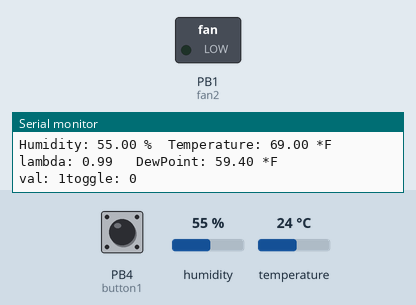
The sketch below on a simulated ATtiny85, built with avr-gcc and run on an emulated ATtiny85. On the bench: switched loads named in the sketch (green lamp = pin HIGH), the last lines printed to the serial monitor. Dashed ring = blinking. The inputs (shaded band) are chosen by the test bench; at power-on: PB4 (button1) HIGH, humidity 55 %, temperature 24 °C. Pins used as bus, display or sensor lines are not drawn.

Above: at 1.2 s.
1.3 s: PB4 (button1) pulled LOW for 1 s
At 2.16 s:
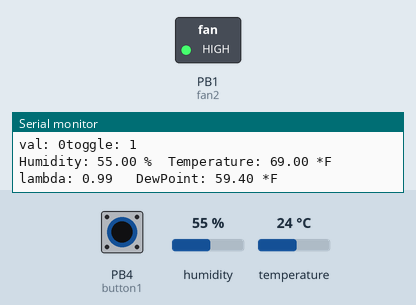
3.8 s: humidity set to 72 %
5.3 s: humidity set to 75 %
At 6.7 s:
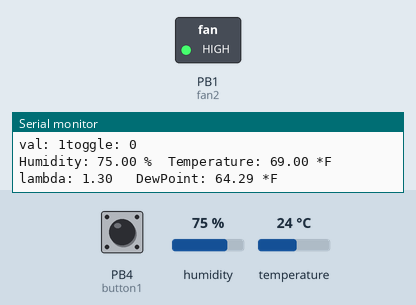
Timing chart, 0 to 8.3 s (numbered marks = the images above; inputs shaded):
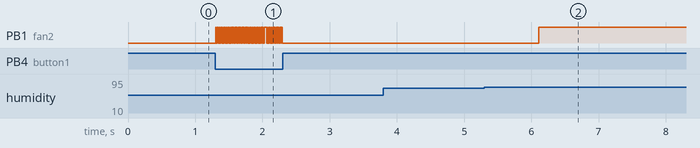

Measured:
- the behaviour switches between 73 and 74 % on humidity (found by bisection; images 1 and 2)
- after the input at 1.3 s, PB1 (fan2): alternates HIGH for 0.01 s and LOW for 0.01 s, 76 changes in all, then stays LOW, starting at once
- after the input at 5.3 s, PB1 (fan2): LOW → HIGH after 0.81 s

The sketch:

DHT_ATtiny85.ino
```cpp
// Example testing sketch for various DHT humidity/temperature sensors
// Written by ladyada, public domain

#include "DHT.h"
int button1 = 4;
// pin 3 is open
int fan1 = 2;
int fan2 = 1;
int toggle = 0;
int val = 0;

#define DHTPIN 2     // what pin we're connected to

// Uncomment whatever type you're using!
#define DHTTYPE DHT11   // DHT 11
//#define DHTTYPE DHT22   // DHT 22  (AM2302)
//#define DHTTYPE DHT21   // DHT 21 (AM2301)

// Connect pin 1 (on the left) of the sensor to +5V
// Connect pin 2 of the sensor to whatever your DHTPIN is
// Connect pin 4 (on the right) of the sensor to GROUND
// Connect a 10K resistor from pin 2 (data) to pin 1 (power) of the sensor

DHT dht(DHTPIN, DHTTYPE);

void setup() {
  Serial.begin(9600);
  Serial.println("DHTxx test!");
  pinMode(fan1, OUTPUT);
  pinMode(fan2, OUTPUT);
  pinMode(button1, INPUT);
  dht.begin();
}

void loop() {
//       digitalWrite(7,HIGH);
//    digitalWrite(6,HIGH);
//digitalWrite(6,HIGH);
//digitalWrite(7,HIGH);
//analogWrite(6,255);
  val = digitalRead(button1);
  Serial.print("val: ");
  Serial.print(val);
  //IF button is pressed, Manually turn on the fans
  if (val == LOW) {
    if (toggle == 1) {
    digitalWrite(fan1,LOW);
    digitalWrite(fan2,LOW);
    toggle = 0;
    } else if (toggle == 0) {
    digitalWrite(fan1,HIGH);
    digitalWrite(fan2,HIGH);
    toggle = 1;
    }
  }
      Serial.print("toggle: ");
  Serial.println(toggle);
  // Reading temperature or humidity takes about 250 milliseconds!
  // Sensor readings may also be up to 2 seconds 'old' (its a very slow sensor)
  float h = dht.readHumidity();
  float t = dht.readTemperature();
   float lambda = (log10(h)-2.0)/0.4343+(17.62*t)/(243.12+t);
  float tf = t*(9/5) + 32 + 13;
  float td = 243.12*lambda/(17.62-lambda);
  float tdf = td*(9/5) + 32 + 13;


  // check if returns are valid, if they are NaN (not a number) then something went wrong!
  if (isnan(t) || isnan(h)) {
    Serial.println("Failed to read from DHT");
  } else {
    Serial.print("Humidity: ");
   Serial.print(h);
    Serial.print(" %\t");
    Serial.print("Temperature: ");
    Serial.print(tf);
    Serial.print(" *F");
    Serial.print(" \t");
    Serial.print("lambda: ");
    Serial.print(lambda);
    Serial.print(" \t");
    Serial.print("DewPoint: ");
    Serial.print(tdf);
    Serial.println(" *F");
  }

  if ((tf-5) <= tdf) {
    digitalWrite(fan1,HIGH);
    digitalWrite(fan2,HIGH);
    delay(30000); //pause for 60 seconds to let the fans run to clear humidity
  } else if (toggle == 0) {
    digitalWrite(fan1,LOW);
    digitalWrite(fan2,LOW);
  }
}
```
